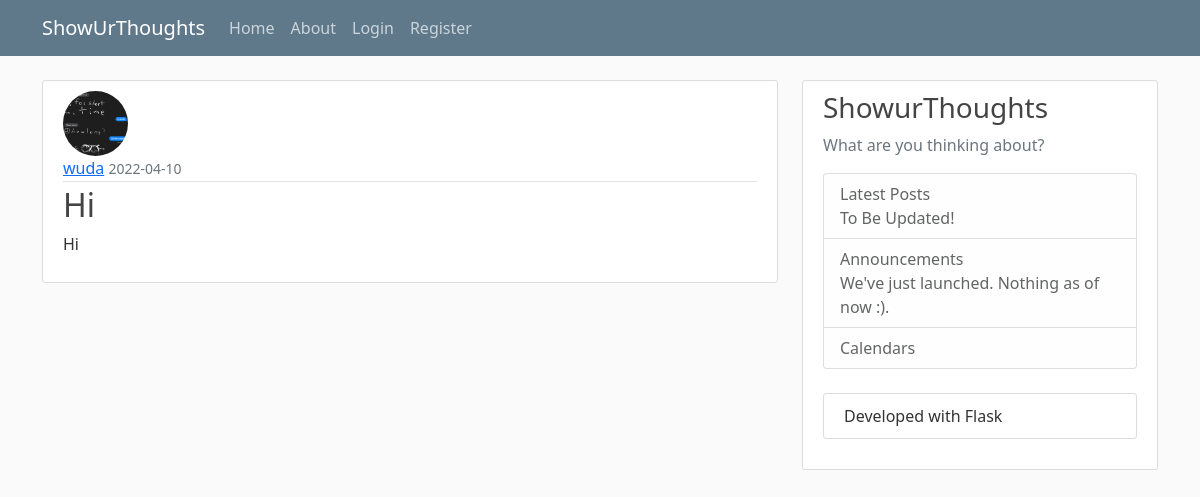
/post/1, run on the app's committed database.
### blogsite/models.py (models this page shows, shortened)
class User(db.Model, UserMixin):
    id = db.Column(db.Integer, primary_key=True)
    username = db.Column(db.String(20), unique=True, nullable=False)
    email = db.Column(db.String(120), unique=True, nullable=False)
    image_file = db.Column(db.String(20), nullable=False, default='default.jpg')
    password = db.Column(db.String(60), nullable=False)
    posts = db.relationship('Post', backref='author', lazy=True)

class Post(db.Model):
    id = db.Column(db.Integer, primary_key=True)
    title = db.Column(db.String(100), nullable=False)
    date_posted = db.Column(db.DateTime, nullable=False, default=datetime.utcnow)
    content = db.Column(db.Text, nullable=False)
    user_id = db.Column(db.Integer, db.ForeignKey('user.id'), nullable=False)

### blogsite/posts/routes.py (the view)
@posts.route("/post/<int:post_id>")
def post(post_id):
    post = Post.query.get_or_404(post_id)
    return render_template('post.html', title=post.title, post=post)

### blogsite/templates/post.html (shortened to what this page needs)
{% extends "layout.html" %}
{% block content %}
    <article class="media content-section">
        <img class="rounded-circle article-img" src="{{ url_for('static', filename='profile_pics/' + post.author.image_file) }}">
        <div class="media-body">
        <div class="article-metadata">
            <a class="mr-2" href="{{ url_for('users.user_posts', username=post.author.username) }}">{{ post.author.username }}</a>
            <small class="text-muted">{{ post.date_posted.strftime('%Y-%m-%d') }}</small>
        </div>
        <h2 class="article-title">{{ post.title }}</h2>
        <p class="article-content">{{ post.content }}</p>
        </div>
    </article>
{% endblock content%}

### blogsite/static/main.css (style rules this page uses)
body { background: #fafafa; color: #333333; margin-top: 5rem; }
h1, h2, h3, h4, h5, h6 { color: #444444; }
.content-section { background: #ffffff; padding: 10px 20px; border: 1px solid #dddddd; border-radius: 3px; margin-bottom: 20px; }
.article-title { color: #444444; }
.article-content { white-space: pre-line; }
.article-img { height: 65px; width: 65px; margin-right: 16px; }
.article-metadata { padding-bottom: 1px; margin-bottom: 4px; border-bottom: 1px solid #e3e3e3 }

### data on the page
User: image_file (picture), author.username "wuda"
Post: date_posted "2022-04-10", title "Hi", content "Hi"
